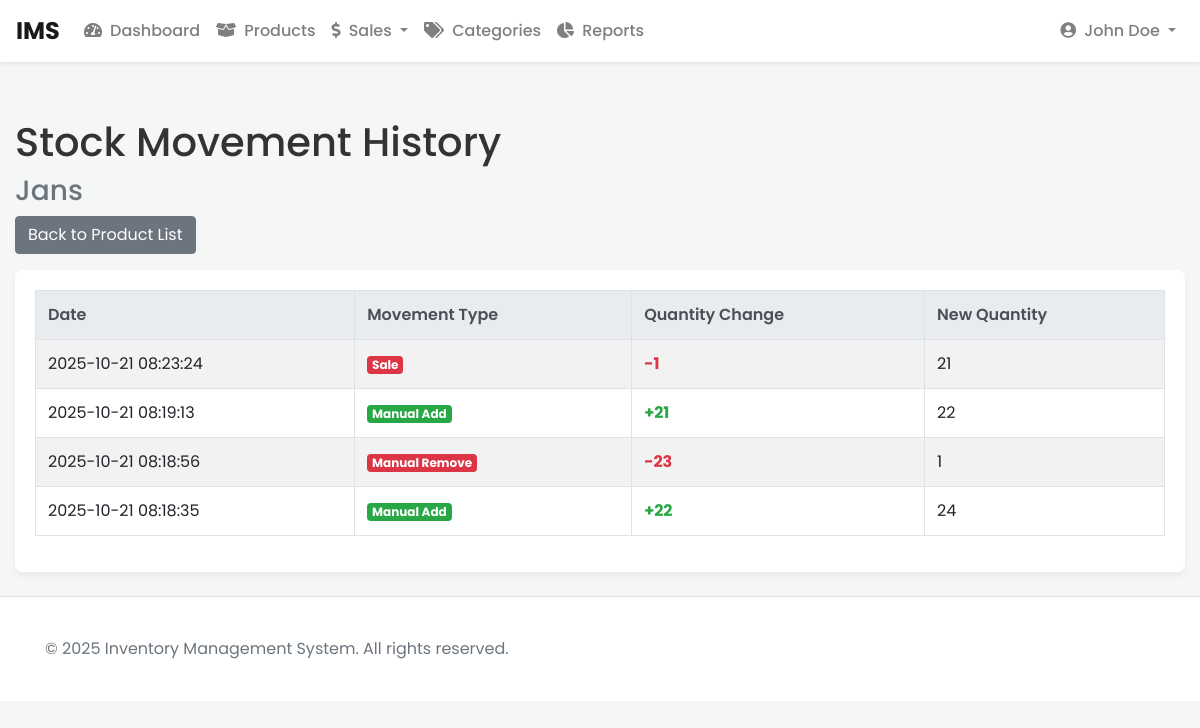
The app's page /index.php?action=history&id=1 (signed in) with its own data.
### tables this page shows
CREATE TABLE IF NOT EXISTS `products` (
  `id` int NOT NULL AUTO_INCREMENT,
  `user_id` int NOT NULL,
  `name` varchar(255) NOT NULL,
  `description` text,
  `category_id` int DEFAULT NULL,
  `price` decimal(10,2) NOT NULL,
  `quantity` int NOT NULL,
  `image` varchar(255) DEFAULT NULL,
  `date_added` timestamp NULL DEFAULT CURRENT_TIMESTAMP,
  `date_updated` timestamp NOT NULL DEFAULT CURRENT_TIMESTAMP ON UPDATE CURRENT_TIMESTAMP,
  PRIMARY KEY (`id`),
  KEY `fk_category` (`category_id`),
  KEY `user_id` (`user_id`)
);

CREATE TABLE IF NOT EXISTS `product_movements` (
  `id` int NOT NULL AUTO_INCREMENT,
  `product_id` int NOT NULL,
  `movement_type` varchar(50) NOT NULL,
  `quantity_change` int NOT NULL,
  `new_quantity` int NOT NULL,
  `created_at` timestamp NULL DEFAULT CURRENT_TIMESTAMP,
  PRIMARY KEY (`id`),
  KEY `product_id` (`product_id`)
);

### controllers/ProductController.php (called while the page is built, shortened)
<?php
require_once 'models/Product.php';
require_once 'config/database.php';
require_once 'config/Database.php';
class ProductController {
    private $product;
    public function __construct() {
        $database = new Database();
        $this->db = $database->getConnection();
        $this->product = new Product($this->db);
    }
    public function history($id) {
        $user_id = $_SESSION['user_id'];
        $product = $this->product->getProductById($id, $user_id);
        $history = $this->product->getMovementHistory($id);
        require_once 'views/product_history.php';
    }
}
?>

### config/database.php (called while the page is built, shortened)
<?php
class Database {
    private $host = 'localhost';
    private $db_name = 'ims';
    private $username = 'root';
    private $password = '';
    public function getConnection() {
        $this->conn = null;
        try {
            $this->conn = new PDO(
                'mysql:host=' . $this->host . ';dbname=' . $this->db_name,
                $this->username,
                $this->password
            );
            $this->conn->setAttribute(PDO::ATTR_ERRMODE, PDO::ERRMODE_EXCEPTION);
            $this->conn->exec("set names utf8");
        } catch (PDOException $exception) {
            echo 'Connection error: ' . $exception->getMessage();
            exit();
        }
        return $this->conn;
    }
}
?>

### models/Product.php (called while the page is built, shortened)
<?php
class Product {
    private $conn;
    private $table = 'products';
    public function __construct($db) {
        $this->conn = $db;
    }
    public function getProductById($id, $user_id) {
        $query = 'SELECT * FROM ' . $this->table . ' WHERE id = ? AND user_id = ?';
        $stmt = $this->conn->prepare($query);
        $stmt->execute([$id, $user_id]);
        return $stmt->fetch(PDO::FETCH_ASSOC);
    }
    public function getMovementHistory($product_id) {
        $query = 'SELECT * FROM product_movements WHERE product_id = ? ORDER BY created_at DESC';
        $stmt = $this->conn->prepare($query);
        $stmt->bindParam(1, $product_id, PDO::PARAM_INT);
        $stmt->execute();
        return $stmt->fetchAll(PDO::FETCH_ASSOC);
    }
}
?>

### views/product_history.php (the view)
<?php require_once __DIR__ . '/header.php'; ?>
<h1 class="mt-4">Stock Movement History</h1>
<h3 class="text-muted"><?php echo htmlspecialchars($product['name']); ?></h3>
<a href="index.php?action=products" class="btn btn-secondary mb-3">Back to Product List</a>
<div class="card">
    <div class="card-body">
        <div class="table-responsive">
            <table class="table table-bordered table-striped table-hover">
                <thead class="thead-light">
                    <tr>
                        <th>Date</th>
                        <th>Movement Type</th>
                        <th>Quantity Change</th>
                        <th>New Quantity</th>
                    </tr>
                </thead>
                <tbody>
                    <?php if (!empty($history)): ?>
                        <?php foreach ($history as $movement): ?>
                            <tr>
                                <td><?php echo htmlspecialchars($movement['created_at']); ?></td>
                                <td>
                                    <?php
                                        $type = $movement['movement_type'];
                                        $badge_class = 'badge-secondary';
                                        if (in_array($type, ['initial_stock', 'manual_add'])) $badge_class = 'badge-success';
                                        if (in_array($type, ['sale', 'manual_remove'])) $badge_class = 'badge-danger';
                                        echo '<span class="badge ' . $badge_class . '">' . htmlspecialchars(ucwords(str_replace('_', ' ', $type))) . '</span>';
                                    ?>
                                </td>
                                <td>
                                    <?php
                                        $change = $movement['quantity_change'];
                                        $class = $change > 0 ? 'text-success' : 'text-danger';
                                        $prefix = $change > 0 ? '+' : '';
                                        echo "<strong class='{$class}'>" . $prefix . htmlspecialchars($change) . "</strong>";
                                    ?>
                                </td>
                                <td><?php echo htmlspecialchars($movement['new_quantity']); ?></td>
                            </tr>
                        <?php endforeach; ?>
                    <?php else: ?>
                        <tr>
                            <td colspan="4" class="text-center">No movement history found for this product.</td>
                        </tr>
                    <?php endif; ?>
                </tbody>
            </table>
        </div>
    </div>
</div>
<?php require_once __DIR__ . '/footer.php'; ?>

### assets/css/style.css (style rules this page uses)
body { font-family: 'Poppins', sans-serif; background-color: #f4f7f6; color: #333; padding-top: 70px; }
.card { border: none; border-radius: 0.5rem; box-shadow: 0 4px 6px rgba(0,0,0,.05); transition: all 0.2s ease-in-out; }
.table .thead-light th { background-color: #e9ecef; border-bottom-width: 1px; font-weight: 600; }

### records on screen
products: name "Jans"
product_movements: created_at "2025-10-21 08:23:24", movement_type "Sale", quantity_change "-1", new_quantity "21"
product_movements: created_at "2025-10-21 08:19:13", movement_type "Manual Add", quantity_change "+", quantity_change "21", new_quantity "22"
product_movements: created_at "2025-10-21 08:18:56", movement_type "Manual Remove", quantity_change "-23", new_quantity "1"
product_movements: created_at "2025-10-21 08:18:35", movement_type "Manual Add", quantity_change "+", quantity_change "22", new_quantity "24"

### other values on screen
$_SESSION['user_full_name'] "John Doe"
